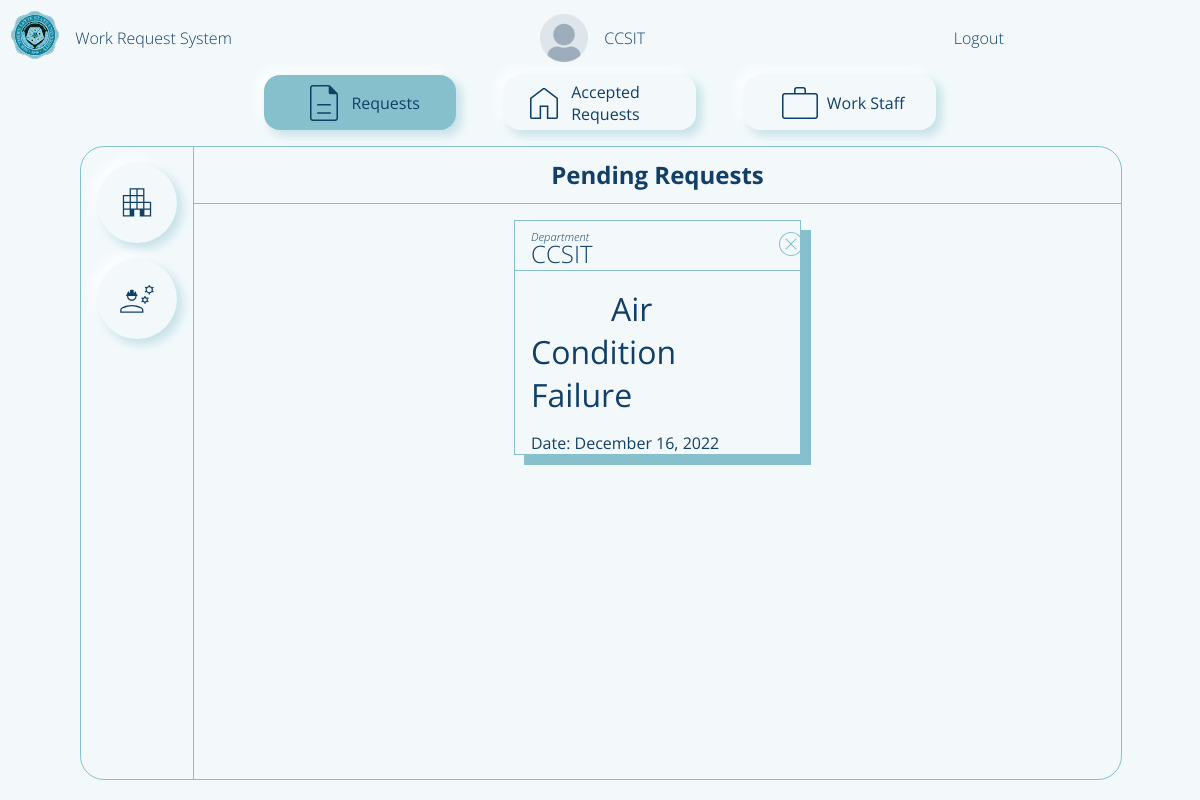
/adminPage (signed in), run on an earlier commit of the app's database.
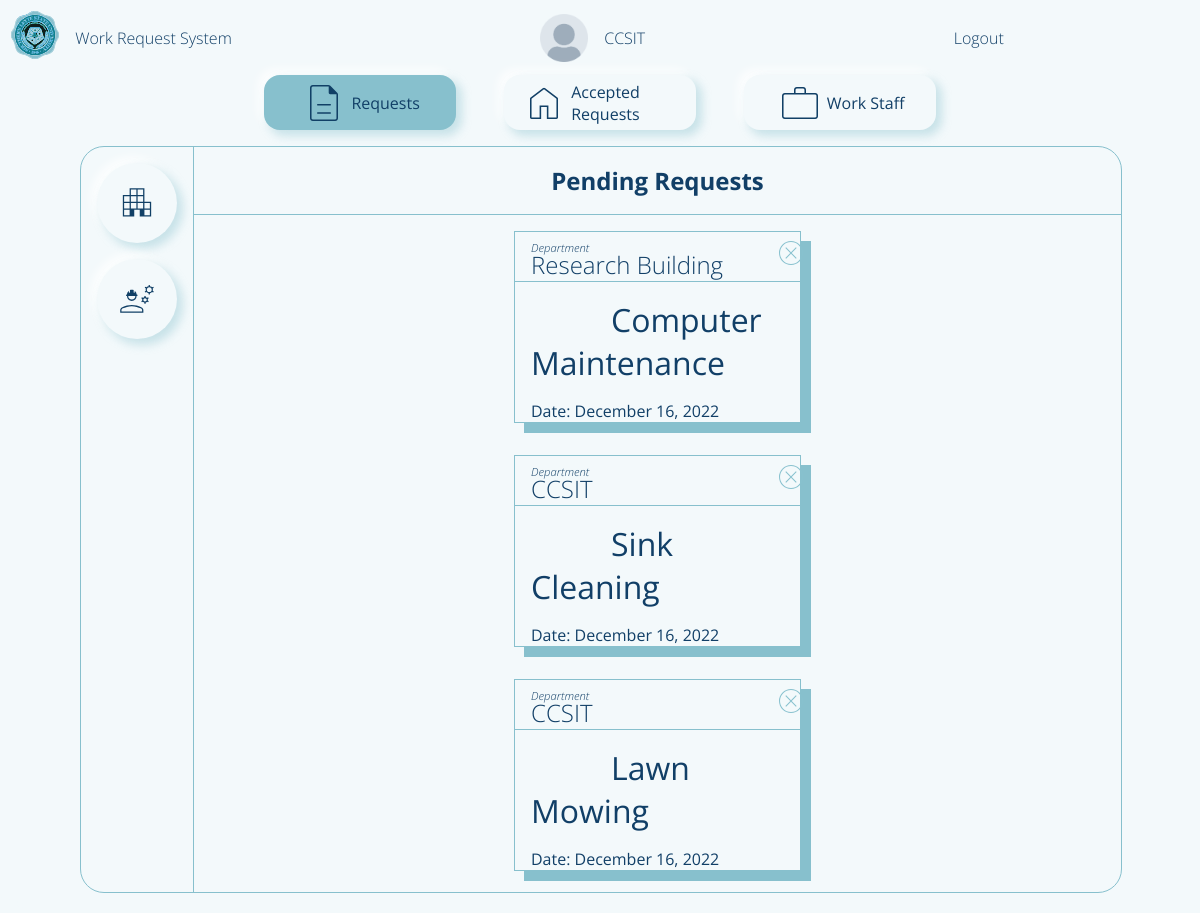
And on a later commit of the database.
### flaskApp/models.py (models this page shows, shortened)
class User(db.Model, UserMixin):
	__tablename__ = 'user'
	id = db.Column(db.Integer, primary_key=True)
	userName = db.Column(db.String(20), unique=True, nullable=False)
	userType = db.Column(db.String(20), default='Admin')
	passWord = db.Column(db.String(60), nullable=False)
	profilePicture = db.Column(db.String(60), default='dafault.png')
	requestForm = db.relationship('UserRequestForm', backref='user')
	userStaffExtension = db.relationship('StaffExtension', backref='staffExtension', uselist=False)

class UserRequestForm(db.Model):
	__tablename__ = 'userRequestForm'
	id = db.Column(db.Integer, primary_key=True)
	requestorName = db.Column(db.String(500), nullable=False)
	requestTitle = db.Column(db.String(500), nullable=False)
	requestedWork = db.Column(db.String(500), nullable=False)
	roomNumber = db.Column(db.String(20), nullable=False)
	avilabilityOfMaterials = db.Column(db.String(10), nullable=False)
	priorityLevel = db.Column(db.Integer, default=0) # change this to integer in the future 0 - pending 1 - high 2 - medium 3 - low
	status = db.Column(db.String(20), default='Pending')
	dateApproved = db.Column(DateTime, default=datetime.now(), nullable=False)
	dateLimit = db.Column(DateTime, default=datetime.now(), nullable=False)
	requestFormId = db.Column(db.Integer, db.ForeignKey('user.id'))
	assignedStaff = db.Column(db.Integer, db.ForeignKey('userstaff.id'))

### flaskApp/routes.py (the view, shortened to what this page needs)
@app.route('/adminPage', methods=['GET', 'POST'])
def adminPage():
	formStaff = Staff_Registration()
	formRequestor = Requestor_Registration()
	workRequest = UserRequestForm.query.order_by(UserRequestForm.priorityLevel)
	requestsCount = UserRequestForm.query.filter_by(status='Pending').count()
	pendingRequest = UserRequestForm.query.filter_by(status='Pending').order_by(desc(UserRequestForm.dateApproved))
	staffCount = User.query.filter_by(userType='Staff').count()
	profileImage = url_for('static', filename='profilePic/'+current_user.profilePicture)
	if current_user.is_authenticated == False:
		return redirect(url_for('loginPage'))
	return render_template('adminDashboard.html',
	  						title='Admin Page',
	  						user=current_user.userName,
	  						form2=formStaff,
	    					form=formRequestor,
	    					workRequest=workRequest,
	    					countReq=requestsCount,
	    					countStaff=staffCount,
	    					pendingRequest=pendingRequest,
	    					profileImage=profileImage)

### flaskApp/models.py (called while the page is built)
@loginManager.user_loader
def loadUser(userId):
	return User.query.get(int(userId))

### flaskApp/templates/adminDashboard.html (shortened to what this page needs)
{% extends "layout.html" %}
{% block content %}
	<main class="content-main">
		<section class="navbar">
			<div class="nav-requests">
				<img class='nav-icon' src="{{ url_for('static', filename='img/form.svg') }}">
				<p>Requests</p>
			</div>
			<div class="nav-home">
				<img class='nav-icon' src="{{ url_for('static', filename='img/home.svg') }}">
				<p>Accepted Requests</p>
			</div>
			<div class="nav-staff">
				<img class='nav-icon' src="{{ url_for('static', filename='img/staff.svg') }}">
				<p>Work Staff</p>
			</div>
		</section>
		<section class="feed">
					{% for req in workRequest  %}
						{% if req.status != 'unApproved' and req.status != 'Pending'%}
								<body onload="progress()">
								</body>
						{% endif %}
					{% endfor %}
			<div class="feed-request feed-nav">
				<nav class="feed-request-nav">
					<div>
						<img class="nav-icon add-req" src="{{ url_for('static', filename='img/requestor.svg') }}">
					</div>
					<div>
						<img class="nav-icon add-staff" src="{{ url_for('static', filename='img/ongoing.svg') }}">
					</div>
				</nav>
				<header class="feed-request-header">
					<h1 class="title">Pending Requests</h1>
				</header>
				<main class="feed-request-main">
					<section class="feed-request-main-body">
						{% if countReq != 0 %}
							{% for n in pendingRequest %}
								<div class="main-content">
									<section class="main-content-header">{{ n.requestorName }}</section>
									<section class="main-content-body">
										<a href="{{ url_for('adminPageApproval', name=n.requestorName, idNum=n.id) }}">{{ n.requestTitle }}</a>
									</section>
									<section class="main-content-footer">Date: {{ n.dateApproved.strftime("%B %d, %Y") }}</section>
									<div class="feed-request-close-btn">
										<a href="{{url_for('reject', name=n.requestTitle, ids=n.requestFormId)}}">
											<img src="{{ url_for('static', filename='img/close-btn2.svg') }}">
										</a>
									</div>
								</div>
							{% endfor %}
						{% else %}
							<h1>No Pending Requests</h1>
						{% endif %}
					</section>
				</main>
			</div>
		</section>
	</main>
	<footer class="content-footer">
	</footer>
{% endblock content %}

### flaskApp/templates/layout.html (shortened to what this page needs)
<!DOCTYPE html>
<html>
<head>
    {% if title == 'Login Page'%}
    	<link rel="stylesheet" type="text/css" href="{{ url_for('static', filename='login.css') }}">
    {% elif title == 'Admin Page'%}
    	<link rel="stylesheet" type="text/css" href="{{ url_for('static', filename='adminDashboard.css') }}">
    {% elif title == 'Requestor Page'%}
        <link rel="stylesheet" type="text/css" href="{{ url_for('static', filename='requestorDashboard.css') }}">
    {% elif title == 'Staff Page'%}
        <link rel="stylesheet" type="text/css" href="{{ url_for('static', filename='staffDashboard.css') }}">
    {% elif title == 'Admin Approval Page'%}
        <link rel="stylesheet" type="text/css" href="{{ url_for('static', filename='adminApproval.css') }}">
    {% elif title == 'Staff Ongoing Page'%}
        <link rel="stylesheet" type="text/css" href="{{ url_for('static', filename='staffOngoing.css') }}">
    {% endif%}
</head>
<body>
	<div class="container">
        {% if title != 'Login Page'%}
        <header class="content-header">
            <div class="img-box">
                <img class="logo_slsu" src="{{ url_for('static', filename='img/logo_slsu.svg') }}">
            </div>
            {% if title == 'Admin Page'%}
                <section class="header-title">
                    <a href="{{ url_for('adminPage') }}">Work Request System</a>
                </section>
                <section class="header-user">
                    <img class='profile-picture'src="{{ profileImage }}">
                    <i>{{ user }}</i>
                </section>
            {% endif %}
            <div class="header-profile">
                {% if current_user.is_authenticated == True %}
                <a href="{{ url_for('logout') }}">Logout</a>
                {% endif %}
            </div>
        </header>
        {% endif%}
		{% block content %}{% endblock content %}
	</div>
</body>
</html>

### flaskApp/static/adminDashboard.css (style rules this page uses)
body { background: var(--white); }
.container { margin: 0; display: grid; height: 100vh; grid-template-columns: 1fr 1fr 1fr; grid-template-rows: 0fr 1fr 0.0fr; grid-template-areas: 'h h h' 'm m m' 'f f f'; }
.content-header { grid-area: h; display: flex; flex-direction: row; align-items: center; padding: var(--fn-small); }
.img-box { flex-grow: 0; }
.header-title { flex-grow: 0; margin-left: 1rem; }
.header-title a { font-size: var(--fn-regular); font-weight: lighter; color: var(--blue); }
.header-user { flex-grow: 1; font-size: var(--fn-regular); font-weight: lighter; color: var(--blue); }
.header-profile { flex-grow: 0.3; }
.header-profile a { font-size: var(--fn-regular); font-weight: lighter; color: var(--blue); }
.content-main { grid-area: m; background: var(--white); display: grid; grid-template-columns: 1fr 1fr; grid-template-rows: 0fr 1fr; grid-template-areas: 'h h' 'm m' }
.navbar { grid-area: h; display: flex; flex-direction: row; justify-content: space-around; margin-bottom: 1rem; margin-left: 15rem; margin-right: 15rem; }
.navbar div { display: flex; flex-direction: row; align-items: center; padding: 0.2rem 1rem 0.2rem 1rem; background: var(--white); border-radius: 1rem; box-shadow: var(--box-shadow); cursor: pointer; width: 10rem; justify-content: center; align-items: center; }
.navbar div img, .feed-home section img, .feed-request-nav div img { filter: var(--img-color-blue); }
.navbar div p { font-size: var(--fn-regular); margin-left: 0.2rem; font-weight: normal; color: var(--blue); }
.feed { grid-area: m; background: var(--white); margin-left: 5rem; margin-right: 5rem; position: relative; }
.feed-nav { position: absolute; top: 0; left: 0; background: var(--white); width: 100%; height: 100%; color: var(--blue); z-index: 2; border: 1px solid var(--blueGreen); border-radius: 1.5rem; }
.feed-request { background: var(--white); display: grid; grid-template-columns: 0.1fr 1fr; grid-template-rows: 0.1fr 1fr 0fr; grid-template-areas: 'n h' 'n m' 'f f'; }
.feed-request-nav { grid-area: n; display: flex; flex-direction: column; align-items: center; padding: 1rem; border-right: 1px solid var(--blueGreen); }
.feed-request-nav div img { width: 2.5rem; height: 2.5rem; }
.feed-request-nav div { display: flex; justify-content: center; align-items: center; box-shadow: var(--box-shadow); width: 5rem; height: 5rem; margin-bottom: 1rem; cursor: pointer; border-radius: 50%; transition: transform, background, .1s; position: relative; }
.feed-request header { grid-area: h; display: flex; flex-direction: column; justify-content: center; align-items: center; border-bottom: 1px solid var(--blueGreen); }
.feed-request main { grid-area: m; display: flex; flex-direction: column; overflow: scroll; }
.feed-request-main-body { margin-left: 20rem; margin-right: 20rem; }
.feed-request-main-body .main-content { position: relative; display: grid; grid-template-columns: 1fr; grid-template-rows: 0fr 1fr 0fr; margin-top: 1rem; margin-bottom: 2rem; padding: 0rem; border: 1px solid var(--blueGreen); box-shadow: 10px 10px var(--blueGreen); }
.feed-request-close-btn img { width: 2rem; height: 2rem; filter: var(--img-color-blueGreen); transition: .2s ease; }
.feed-request-close-btn { position: absolute; top: 3%; left: 97%; transform: translateX(-50%); width: 2rem; height: 2rem; border-radius: 50%; }
.main-content-header { padding-top: 1rem; font-size: var(--fn-medium); font-weight: lighter; padding-left: 1rem; border-bottom: 1px solid var(--blueGreen); }
.main-content-header::before { content: 'Department'; display: block; font-size: var(--fn-small); font-style: italic; padding: 0; margin: 0; line-height: 0px; font-weight: lighter; }
.main-content-body { padding: 1rem; }
.main-content-body a { font-size: var(--fn-large); color: var(--blue); margin-left: 5rem; }
.main-content-footer { padding-left: 1rem; }
.content-footer { grid-area: f; background: var(--white); }

What changed in the data, as far as the page shows it:
no longer on this page (row edited): UserRequestForm: requestorName "CCSIT", requestTitle "Air Condition Failure", dateApproved "December 16, 2022"
added UserRequestForm: requestorName "Research Building", requestTitle "Computer Maintenance", dateApproved "December 16, 2022"
added UserRequestForm: requestorName "CCSIT", requestTitle "Sink Cleaning", dateApproved "December 16, 2022"
added UserRequestForm: requestorName "CCSIT", requestTitle "Lawn Mowing", dateApproved "December 16, 2022"
